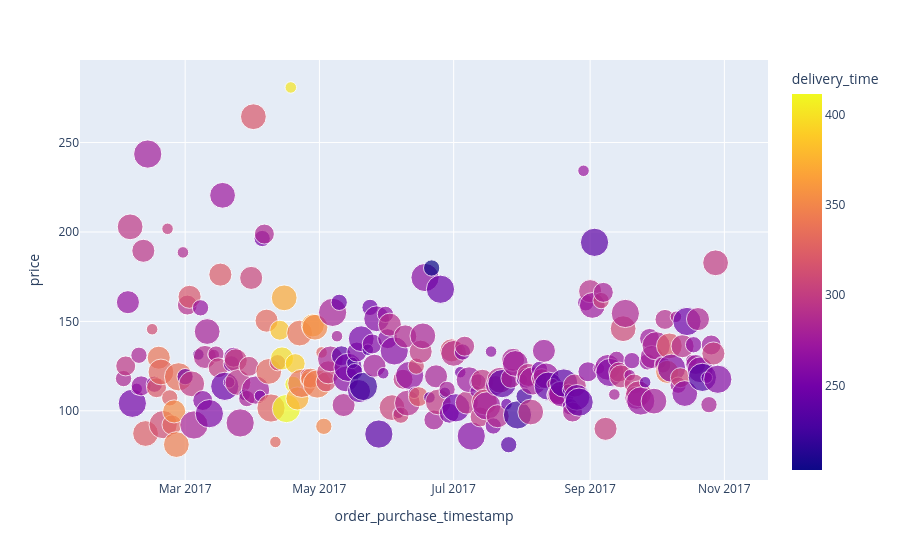

Notebook code for this chart:
### Code cell
fig = px.scatter(mean_revenu_daily_purchase, 
                 x=mean_revenu_daily_purchase.index, 
                 y="price",
                 size = "dow",
                 color = "delivery_time"
                )
fig.show()

### Figure 1 — Plotly figure (JSON) as saved in the notebook; plotly's stock layout.template omitted (floating-point values rounded to 4 significant figures; data arrays with more than 128 entries replaced by an {"elided": "..."} marker saying what was removed)
{"data": [{"hovertemplate": "order_purchase_timestamp=%{x}<br>price=%{y}<br>dow=%{marker.size}<br>delivery_time=%{marker.color}<extra></extra>", "legendgroup": "", "marker": {"color": {"elided": "272 float values"}, "coloraxis": "coloraxis", "size": {"elided": "272 int values"}, "sizemode": "area", "sizeref": 0.015, "symbol": "circle"}, "mode": "markers", "name": "", "orientation": "v", "showlegend": false, "type": "scatter", "x": {"elided": "272 str values"}, "xaxis": "x", "y": {"elided": "272 float values"}, "yaxis": "y"}], "layout": {"coloraxis": {"colorbar": {"title": {"text": "delivery_time"}}, "colorscale": [[0, "#0d0887"], [0.1111, "#46039f"], [0.2222, "#7201a8"], [0.3333, "#9c179e"], [0.4444, "#bd3786"], [0.5556, "#d8576b"], [0.6667, "#ed7953"], [0.7778, "#fb9f3a"], [0.8889, "#fdca26"], [1, "#f0f921"]]}, "legend": {"itemsizing": "constant", "tracegroupgap": 0}, "margin": {"t": 60}, "xaxis": {"anchor": "y", "domain": [0, 1], "title": {"text": "order_purchase_timestamp"}}, "yaxis": {"anchor": "x", "domain": [0, 1], "title": {"text": "price"}}}}
